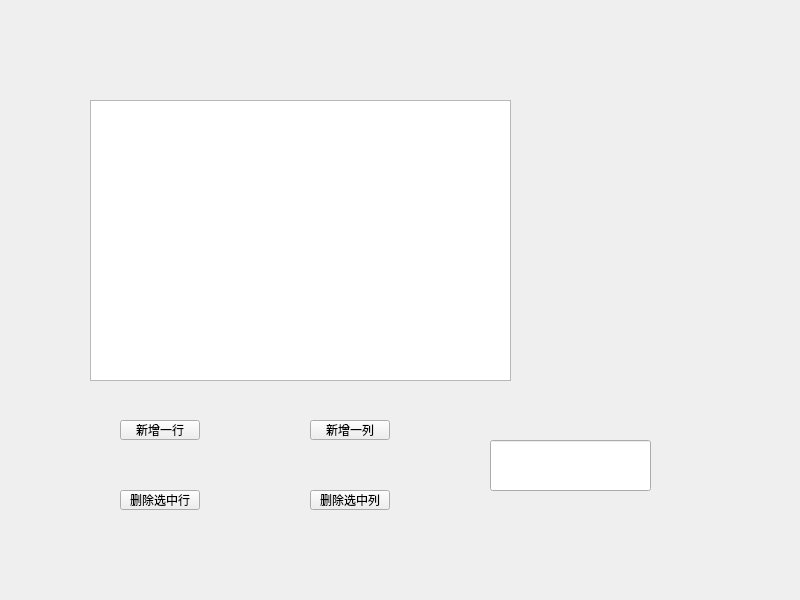
<?xml version="1.0" encoding="UTF-8"?>
<ui version="4.0">
 <class>Widget</class>
 <widget class="QWidget" name="Widget">
  <property name="geometry">
   <rect>
    <x>0</x>
    <y>0</y>
    <width>800</width>
    <height>600</height>
   </rect>
  </property>
  <property name="windowTitle">
   <string>Widget</string>
  </property>
  <widget class="QTableWidget" name="tableWidget">
   <property name="geometry">
    <rect>
     <x>90</x>
     <y>100</y>
     <width>421</width>
     <height>281</height>
    </rect>
   </property>
  </widget>
  <widget class="QPushButton" name="pushButton">
   <property name="geometry">
    <rect>
     <x>120</x>
     <y>420</y>
     <width>80</width>
     <height>20</height>
    </rect>
   </property>
   <property name="text">
    <string>新增一行</string>
   </property>
  </widget>
  <widget class="QPushButton" name="pushButton_2">
   <property name="geometry">
    <rect>
     <x>310</x>
     <y>420</y>
     <width>80</width>
     <height>20</height>
    </rect>
   </property>
   <property name="text">
    <string>新增一列</string>
   </property>
  </widget>
  <widget class="QPushButton" name="pushButton_3">
   <property name="geometry">
    <rect>
     <x>120</x>
     <y>490</y>
     <width>80</width>
     <height>20</height>
    </rect>
   </property>
   <property name="text">
    <string>删除选中行</string>
   </property>
  </widget>
  <widget class="QPushButton" name="pushButton_4">
   <property name="geometry">
    <rect>
     <x>310</x>
     <y>490</y>
     <width>80</width>
     <height>20</height>
    </rect>
   </property>
   <property name="text">
    <string>删除选中列</string>
   </property>
  </widget>
  <widget class="QLineEdit" name="lineEdit">
   <property name="geometry">
    <rect>
     <x>490</x>
     <y>440</y>
     <width>161</width>
     <height>51</height>
    </rect>
   </property>
  </widget>
 </widget>
 <resources/>
 <connections/>
</ui>
